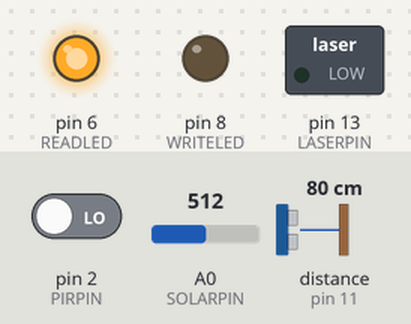
Bench run of a sketch on a simulated Arduino Uno, built with avr-gcc and run on an emulated ATmega328P. On the bench: switched loads named in the sketch (green lamp = pin HIGH), output pins drawn as LEDs (lit = HIGH). The inputs (shaded band) are chosen by the test bench; at power-on: A0 (SOLARPIN) = 512, pin 2 (PIRPIN) LOW, distance to the obstacle (sensor on pin 11) 80 cm. The echo pulse lasts 58.3 µs per cm; pins used as bus, display or sensor lines are not drawn; what the sketch prints to the serial monitor is not drawn.

Above: at 1.2 s.
1.3 s: A0 (SOLARPIN) set to 156
4.3 s: A0 (SOLARPIN) set to 132
6.5 s: pin 2 (PIRPIN) driven HIGH
At 16.18 s:
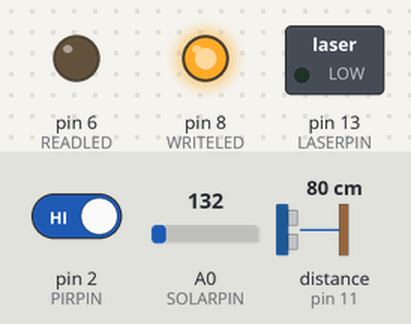
At 16.6 s:
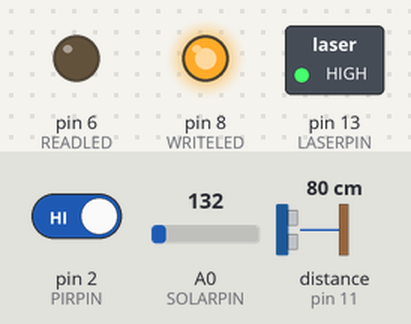
Timing chart, 0 to 19.3 s (numbered marks = the images above; inputs shaded):
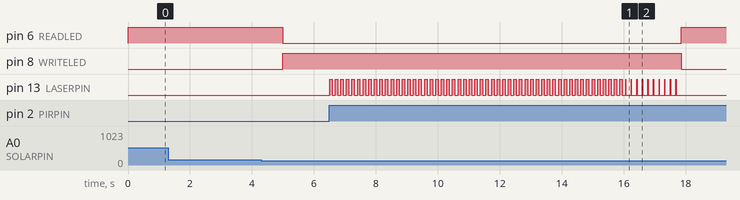

The sketch:

Send_Recv_Data.ino
```cpp
#include<string.h>
#define LASERPIN 13
#define TRIGPIN 10
#define ECHOPIN 11
#define PIRPIN 2
#define SOLARPIN A0
#define THRESHOLD 140
#define LP 2
#define READLED 6
#define WRITELED 8
long duration;
float dist;

int prevReadTime=millis();
int prevWriteTime=millis();
int readDelay=5000;
int writeDelay=5000;

String data="";

void setup() {
  // put your setup code here, to run once:
  pinMode (LASERPIN, OUTPUT) ;
  pinMode (TRIGPIN,OUTPUT);
  pinMode (ECHOPIN,INPUT);
  pinMode (PIRPIN,INPUT);
  pinMode(SOLARPIN, INPUT);
  pinMode(READLED,OUTPUT);
  pinMode(WRITELED,OUTPUT);
  Serial.begin(9600);
}

void loop() {
  int timeNow=millis();
  prevReadTime=timeNow;
  Serial.println("Reading");
  digitalWrite(READLED,HIGH);
  while(timeNow-prevReadTime<readDelay){
    int reading = analogRead(SOLARPIN);

    int bits[8];

    //Listening for the start bit
    if (reading > THRESHOLD) {
      for (int i =0; i<8 ; i++) {
        if (analogRead(SOLARPIN) > THRESHOLD) {
          bits[i] = 1 ;
        }
        else {
          bits[i] = 0;
        }
        delay(10);
      }

      int m = 0;
      for (int j =1; j <8; j++) {
        if (bits[j] ==1) {
          m = m + (1<<(7-j));
        }
      }

      char n=m;
      data+=n;
      Serial.print(n);
    }
    timeNow=millis();
  }
  digitalWrite(READLED,LOW);
  // Serial.println(data);
  timeNow=millis();
  prevWriteTime=timeNow;
  Serial.println("Writing");
  digitalWrite(WRITELED,HIGH);
  while(timeNow-prevWriteTime<writeDelay){
    // Serial.println(timeNow-prevWriteTime);
    int val = digitalRead(PIRPIN);
    if (val == HIGH) {
      digitalWrite(TRIGPIN, LOW);
      delayMicroseconds(2);
      digitalWrite(TRIGPIN, HIGH);
      delayMicroseconds(10);
      digitalWrite(TRIGPIN, LOW);
      duration = pulseIn(ECHOPIN, HIGH);
      dist = duration * 0.034 / 2;

      String d =data+"_"+String(dist)+"_"+String(LP)+"_";

      Serial.println(d);

      int length = d.length();
      int ar[length+1];
      int m;
      int bits[8];

      for (int i =0 ; i<length ; i++ ) {
        ar[i]= int(d[i]);
      }
      for (int n =0 ; n<length ; n++ ){
        m=ar[n];
        int z;
        int bin[7];
        int newbin[7];
        for(z=0;z<8;z++){
          bin[z] = m%2;
          m = m /2 ;
        }

        for (int j= 7 ; j>=0 ; j-- ){
          newbin[7-j] = bin[j] ;
        }

        for( int p=0 ; p<8 ; p++ ){
          if (newbin[p] == 1){
            bits[p] = HIGH ;
          }
          if ( newbin[p] == 0){
            bits[p] = LOW ;
          }
        }

        bits[0] = HIGH;

        for (int i = 0; i < 8; i++) {
          digitalWrite(LASERPIN, bits[i]);
          delay(10);
        }

        digitalWrite(LASERPIN, LOW);

        delay(100);
      }
    }
    timeNow=millis();
  }
  // prevWriteTime=timeNow;
  digitalWrite(WRITELED,LOW);
  data="";
}
```

Measured:
- after the input at 1.3 s, every drawn part: stays the same
- after the input at 6.5 s, pin 13 (LASERPIN): goes 53 × (HIGH 0.08 s, LOW 0.10 s), 9 × (HIGH 0.01 s, LOW 0.17 s), HIGH 0.01 s, then LOW, starting at once
